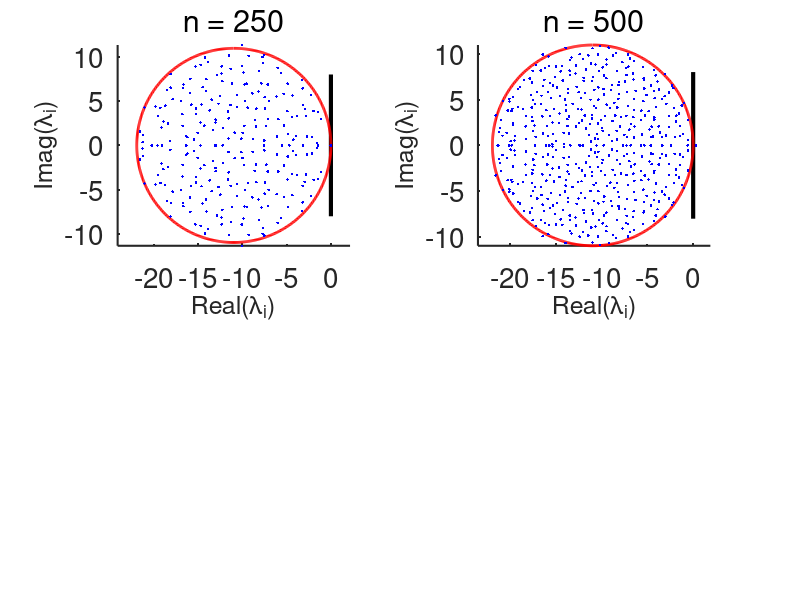

Write MATLAB code to recreate this figure. (Note: this script raises an error after producing the figure.)
%% if A is sparse, but mean in degree is held fixed, then spectral radius is constant

close all
clear
clc

set(groot, 'DefaultAxesFontSize', 20);
set(groot, 'DefaultTextFontSize', 18);
set(groot, 'DefaultLineLineWidth', 1.5);
set(groot, 'DefaultAxesLineWidth', 1.5);

% dims to vary: n, density, meaan_in_out_degree, mu, 

n_vec = [250, 500]
n_plots = length(n_vec)

for i_n = 1:length(n_vec)

    n = n_vec(i_n);
    b = 2; % standard deviation
    mu = 0.0;
    
    mean_in_out_degree = 30; % desired mean number of connections in and out
    density = mean_in_out_degree/(n); % each neuron can make up to n-1 connections with other neurons

    disk_radius = sqrt(n)*b*sqrt(density)
    
    sigma = disk_radius;
    
    %% Generate A, Ginibre
    
    A = b*randn(n,n) + mu;
    
    A(rand(n,n)<(1-density)) = 0;
    
    % A(eye(size(A),'logical')) = 0; % no self connection
    
    %% Generate A, strongly connected
    
    
    %% check A stats
    
    actual_var_A = var(A(:))
    actual_stdev_A = std(A(:))
    actual_mean_A = mean(A(:))
    actual_mean_in_out_degree = sum(abs(A(:))>0)/n
    actual_density = sum(abs(A(:))>0)/n^2
    
    %%
    corrected_A = A-sigma*eye(size(A));
    corrected_var_A = var(A(:))
    corrected_stdev_A = std(A(:))
    corrected_mean_A = mean(A(:))
    
    eig_A = eig(corrected_A);
    
    figure(1)
    subplot(ceil(sqrt(n_plots)),ceil(sqrt(n_plots)),i_n)
    set(gcf,'Position',[1880         787         646         530])
    t = 0:.01:2*pi;
    % plot(sin(t)-sigma,cos(t),'g','LineWidth',2)
    
    % hold on
    plot([0,0],[-8, 8],'k','LineWidth',3)
    hold on
    plot(disk_radius*sin(t)-sigma,disk_radius*cos(t),'r','LineWidth',2)
    hold on
    plot(real(eig_A),imag(eig_A),'.b')
    hold off
    
    axis equal
    
    Expected_LLE_if_zero_mean = disk_radius-sigma
    actual_LLE = max(real(eig(corrected_A)))
    
    ylabel('Imag(\lambda_{i})','FontSize',18)
    xlabel('Real(\lambda_{i})','FontSize',18)
    title(['n = ' num2str(n)],'FontWeight','normal')
    % axis([-1.1 1.1 -1.1 1.1])
    
    box off

end

%%
save_some_figs_to_folder_2('RMT_review_figs', 'RMT_multipannel',[1], [])

% G = digraph(sparse(A));                  % build a directed graph from A
% bins = conncomp(G,'Type','strong');      % strongly connected components
% A_isStronglyConnected = (numel(unique(bins)) == 1)
% nSCC = numnodes(condensation(G))
